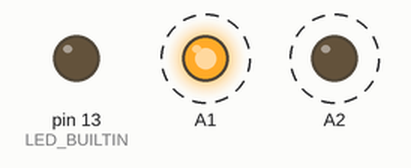
The sketch below on a simulated Arduino Uno, built with avr-gcc and run on an emulated ATmega328P. Parts: output pins drawn as LEDs (lit = HIGH). Dashed ring = blinking.

Above: at 0.5 s.
Timing chart, 0 to 4.6 s (numbered marks = the images above):
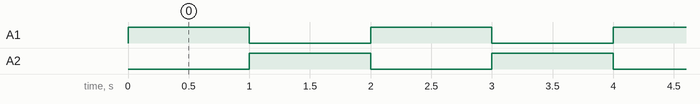

Measured:
- by itself, A1, A2: alternates HIGH for 1.0 s and LOW for 1.0 s

The sketch:

line_trace.ino
```cpp
void setup() {
  pinMode(LED_BUILTIN, OUTPUT);
  pinMode(A0, INPUT);
  pinMode(A1, OUTPUT);
  pinMode(A2, OUTPUT);
}

void loop() {
  digitalWrite(A1, HIGH);
  digitalWrite(A2, LOW);
  delay(1000);
  digitalWrite(A1, LOW);
  digitalWrite(A2, HIGH);
  delay(1000);
}
```
